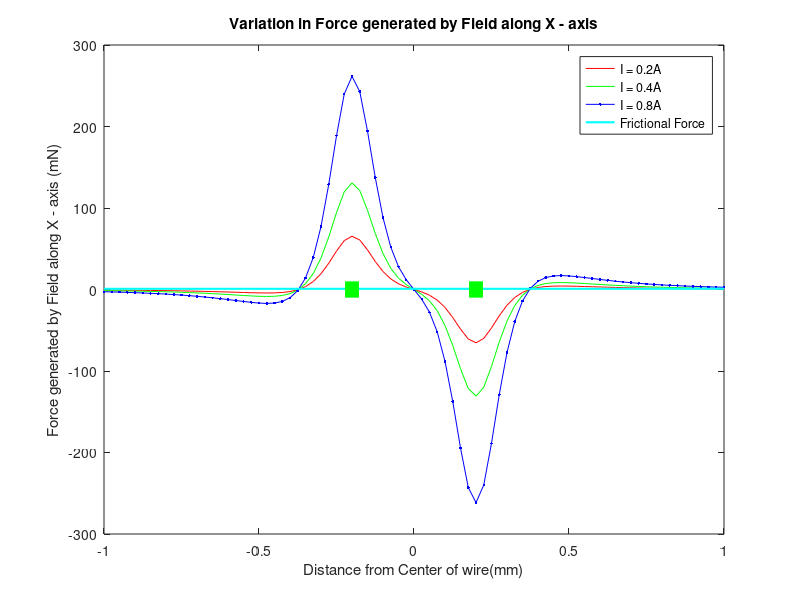

The MATLAB source for this figure:
clear;
clc;
% Analysing field along a single wire...
% Constants 
I1 = -.2;       %Current flowing in the wire
I2 = -.4;
I3 = -.6;
I4 = -.8;
I5 = -1;
g = 200e-6;     %Coil spacing
m0 = 4*pi*1e-7;
c = -1000e-6:25e-6:1000e-6;
z = 150e-6; %0.15mm
y = 0;
radius = 3e-3;%m
height = 1e-3;%m
Magentization = 1.45; %T
vol_cy = pi*radius^2*height; %If Object is Cylinder, vol in m^3
vol_sp = (4/3)*(pi * radius^3); %If Object is Sphere, vol in m^3
density = 7300; %kg/m^3 or 7.3 gm/cc for NdFeB 
mass_cy = density * vol_cy; %kg
mass_sp = density * vol_sp; %kg
gravity = 9.8 ; %m/s^2
Coeff_of_Fric = 0.424;
Force_cy = Coeff_of_Fric * mass_cy * gravity; %N
Force_sp = Coeff_of_Fric * mass_sp * gravity; %N
k = 0.4e-3;
%--------%--------%--------%--------%--------%--------%--------%----------
% Coil 1
%-%--------%--------%--------%--------%--------%--------%--------%--------
%--------%--------%--------%--------%--------%--------%--------%----------
% Line along Y - axis
%-%--------%--------%--------%--------%--------%--------%--------%--------
y1_1 = -0.6e-3;
y2_1 = 0.6e-3;
a_xp_1 = g;  
a_xn_1 = -g;
[X,Z] = meshgrid(c);


k_yp = 1./(4*pi*((a_xp_1-X).^2+Z.^2));
k_1yp = (y2_1-y)./((y2_1-y)^2+(a_xp_1-X).^2+Z.^2).^0.5;
k_2yp = (y1_1-y)./((y1_1-y)^2+(a_xp_1-X).^2+Z.^2).^0.5;

k_1yp_3 = (y2_1-y)./((y2_1-y)^2+(a_xp_1-X).^2+Z.^2).^1.5;
k_2yp_3 = (y1_1-y)./((y1_1-y)^2+(a_xp_1-X).^2+Z.^2).^1.5;

Bx_yp_1 = -(Z.*k_yp.*(k_1yp - k_2yp))*I1*m0;
By_yp_1 = m0*zeros(size(X,1),size(Z,1));
Bz_yp_1 = (-(a_xp_1-X).*k_yp.*(k_1yp - k_2yp))*I1*m0;

k_yn_1 = 1./(4*pi*((a_xn_1-X).^2+Z.^2));
k_1yn_1 = (y2_1-y)./((y2_1-y)^2+(a_xn_1-X).^2+Z.^2).^0.5;
k_2yn_1 = (y1_1-y)./((y1_1-y)^2+(a_xn_1-X).^2+Z.^2).^0.5;

Bx_yn_1 = (Z.*k_yn_1.*(k_1yn_1 - k_2yn_1))*I1*m0;
By_yn_1 = m0*zeros(size(X,1),size(Z,1));
Bz_yn_1 = ((a_xn_1-X).*k_yn_1.*(k_1yn_1 - k_2yn_1))*I1*m0;

[df_xx,df_xz] = gradient(Bx_yp_1,25e-6); %[dBx/dx, dBx/dz]

[df_xx_n,df_xz_n] = gradient(Bx_yn_1,25e-6); %[dBx/dx, dBx/dz]

%--------%--------%--------%--------%--------%--------%--------%----------
% Line along X - axis
%-%--------%--------%--------%--------%a--------%--------%--------%--------

[Y,Z] = meshgrid(c);
x1_1 = -0.6e-3;
x2_1 = 0.6e-3;
a_yp_1 = g;          %Distance of coil from (0,0)
x = 0;
coil_length_x_1 = x2_1 - x1_1;
k_p_1 = 1./(4*pi*((a_yp_1-Y).^2+Z.^2));
k_1xp_1 = (x2_1-x)./((x2_1-x).^2+(a_yp_1-Y).^2+Z.^2).^0.5;
k_2xp_1 = (x1_1-x)./((x1_1-x).^2+(a_yp_1-Y).^2+Z.^2).^0.5;

Bx_xp_1 = m0*zeros(size(Y,1),size(Z,1));
By_xp_1 = (-Z.*k_p_1.*(k_1xp_1 - k_2xp_1))*I1*m0;
Bz_xp_1 = (-(a_yp_1-Y).*k_p_1.*(k_1xp_1 - k_2xp_1))*I1*m0;

a_yn_1 = -g;
k_n_1 = 1./(4*pi*((a_yn_1-Y).^2+Z.^2));
k_1xn_1 = (x2_1-x)./((x2_1-x).^2+(a_yn_1-Y).^2+Z.^2).^0.5;
k_2xn_1 = (x1_1-x)./((x1_1-x).^2+(a_yn_1-Y).^2+Z.^2).^0.5;

Bx_xn_1 = m0*zeros(size(Y,1),size(Z,1));
By_xn_1 = (Z.*k_n_1.*(k_1xn_1 - k_2xn_1))*I1*m0;
Bz_xn_1 = ((a_yn_1-Y).*k_n_1.*(k_1xn_1 - k_2xn_1))*I1*m0;

[dBy_1_dy,dBy_1_dz] = gradient(By_xp_1,25e-6);

[dBy_1_dyn,dBy_1_dzn] = gradient(By_xn_1,25e-6);
%--------%--------%--------%--------%--------%--------%--------%----------
% Coil 2
%-%--------%--------%--------%--------%--------%--------%--------%--------
%--------%--------%--------%--------%--------%--------%--------%----------
% Line along Y - axis
%-%--------%--------%--------%--------%--------%--------%--------%--------
y1_2 = -0.6e-3;
y2_2 = 0.6e-3;
a_xp_2 = g;  
a_xn_2 = -g;
[X,Z] = meshgrid(c);


k_yp_2 = 1./(4*pi*((a_xp_2-X).^2+Z.^2));
k_1yp_2 = (y2_2-y)./((y2_2-y)^2+(a_xp_2-X).^2+Z.^2).^0.5;
k_2yp_2 = (y1_2-y)./((y1_2-y)^2+(a_xp_2-X).^2+Z.^2).^0.5;

Bx_yp_2 = -(Z.*k_yp_2.*(k_1yp_2 - k_2yp_2))*I2*m0;
By_yp_2 = m0*zeros(size(X,1),size(Z,1));
Bz_yp_2 = (-(a_xp_1-X).*k_yp_2.*(k_1yp_2 - k_2yp_2))*I2*m0;

k_yn_2 = 1./(4*pi*((a_xn_2-X).^2+Z.^2));
k_1yn_2 = (y2_2-y)./((y2_2-y)^2+(a_xn_2-X).^2+Z.^2).^0.5;
k_2yn_2 = (y1_2-y)./((y1_2-y)^2+(a_xn_2-X).^2+Z.^2).^0.5;

Bx_yn_2 = (Z.*k_yn_2.*(k_1yn_2 - k_2yn_2))*I2*m0;
By_yn_2 = m0*zeros(size(X,1),size(Z,1));
Bz_yn_2 = ((a_xn_2-X).*k_yn_2.*(k_1yn_2 - k_2yn_2))*I2*m0;

[df_xx_2,df_xz_2] = gradient(Bx_yp_2,25e-6); %[dBx/dx, dBx/dz]

[df_xx_2_n,df_xz_2_n] = gradient(Bx_yn_2,25e-6); %[dBx/dx, dBx/dz]

%--------%--------%--------%--------%--------%--------%--------%----------
% Line along X - axis
%-%--------%--------%--------%--------%a--------%--------%--------%--------

[Y,Z] = meshgrid(c);
x1_2 = -0.6e-3;
x2_2 = 0.6e-3;
a_yp_2 = g;          %Distance of coil from (0,0)
x = 0;
coil_length_x_1 = x2_2 - x1_2;
k_p_2 = 1./(4*pi*((a_yp_1-Y).^2+Z.^2));
k_1xp_2 = (x2_2-x)./((x2_2-x).^2+(a_yp_2-Y).^2+Z.^2).^0.5;
k_2xp_2 = (x1_2-x)./((x1_2-x).^2+(a_yp_2-Y).^2+Z.^2).^0.5;

Bx_xp_2 = m0*zeros(size(Y,1),size(Z,1));
By_xp_2 = (-Z.*k_p_2.*(k_1xp_2 - k_2xp_2))*I2*m0;
Bz_xp_2 = (-(a_yp_2-Y).*k_p_2.*(k_1xp_2 - k_2xp_2))*I2*m0;

a_yn_2 = -g;
k_n_2 = 1./(4*pi*((a_yn_2-Y).^2+Z.^2));
k_1xn_2 = (x2_2-x)./((x2_2-x).^2+(a_yn_2-Y).^2+Z.^2).^0.5;
k_2xn_2 = (x1_2-x)./((x1_2-x).^2+(a_yn_2-Y).^2+Z.^2).^0.5;

Bx_xn_2 = m0*zeros(size(Y,1),size(Z,1));
By_xn_2 = (Z.*k_n_2.*(k_1xn_2 - k_2xn_2))*I2*m0;
Bz_xn_2 = ((a_yn_2-Y).*k_n_2.*(k_1xn_2 - k_2xn_2))*I2*m0;

[dBy_1_dy_2,dBy_1_dz_2] = gradient(By_xp_2,25e-6);

[dBy_1_dy_2n,dBy_1_dz_2n] = gradient(By_xn_2,25e-6);


%--------%--------%--------%--------%--------%--------%--------%----------
% Coil 3
%-%--------%--------%--------%--------%--------%--------%--------%--------
%--------%--------%--------%--------%--------%--------%--------%----------
% Line along Y - axis
%-%--------%--------%--------%--------%--------%--------%--------%--------
y1_3 = -0.6e-3;
y2_3 = 0.6e-3;
a_xp_3 = g;  
a_xn_3 = -g;
[X,Z] = meshgrid(c);


k_yp_3 = 1./(4*pi*((a_xp_3-X).^2+Z.^2));
k_1yp_3 = (y2_3-y)./((y2_3-y)^2+(a_xp_3-X).^2+Z.^2).^0.5;
k_3yp_3 = (y1_3-y)./((y1_3-y)^2+(a_xp_3-X).^2+Z.^2).^0.5;

Bx_yp_3 = -(Z.*k_yp_3.*(k_1yp_3 - k_3yp_3))*I3*m0;
By_yp_3 = m0*zeros(size(X,1),size(Z,1));
Bz_yp_3 = (-(a_xp_1-X).*k_yp_3.*(k_1yp_3 - k_3yp_3))*I3*m0;

k_yn_3 = 1./(4*pi*((a_xn_3-X).^2+Z.^2));
k_1yn_3 = (y2_3-y)./((y2_3-y)^2+(a_xn_3-X).^2+Z.^2).^0.5;
k_3yn_3 = (y1_3-y)./((y1_3-y)^2+(a_xn_3-X).^2+Z.^2).^0.5;

Bx_yn_3 = (Z.*k_yn_3.*(k_1yn_3 - k_3yn_3))*I3*m0;
By_yn_3 = m0*zeros(size(X,1),size(Z,1));
Bz_yn_3 = ((a_xn_3-X).*k_yn_3.*(k_1yn_3 - k_3yn_3))*I3*m0;

[df_xx_3,df_xz_3] = gradient(Bx_yp_3,25e-6); %[dBx/dx, dBx/dz]

[df_xx_3_n,df_xz_3_n] = gradient(Bx_yn_3,25e-6); %[dBx/dx, dBx/dz]

%--------%--------%--------%--------%--------%--------%--------%----------
% Line along X - axis
%-%--------%--------%--------%--------%a--------%--------%--------%--------

[Y,Z] = meshgrid(c);
x1_3 = -0.6e-3;
x2_3 = 0.6e-3;
a_yp_3 = g;          %Distance of coil from (0,0)
x = 0;
coil_length_x_1 = x2_3 - x1_3;
k_p_3 = 1./(4*pi*((a_yp_1-Y).^2+Z.^2));
k_1xp_3 = (x2_3-x)./((x2_3-x).^2+(a_yp_3-Y).^2+Z.^2).^0.5;
k_3xp_3 = (x1_3-x)./((x1_3-x).^2+(a_yp_3-Y).^2+Z.^2).^0.5;

Bx_xp_3 = m0*zeros(size(Y,1),size(Z,1));
By_xp_3 = (-Z.*k_p_3.*(k_1xp_3 - k_3xp_3))*I3*m0;
Bz_xp_3 = (-(a_yp_3-Y).*k_p_3.*(k_1xp_3 - k_3xp_3))*I3*m0;

a_yn_3 = -g;
k_n_3 = 1./(4*pi*((a_yn_3-Y).^2+Z.^2));
k_1xn_3 = (x2_3-x)./((x2_3-x).^2+(a_yn_3-Y).^2+Z.^2).^0.5;
k_3xn_3 = (x1_3-x)./((x1_3-x).^2+(a_yn_3-Y).^2+Z.^2).^0.5;

Bx_xn_3 = m0*zeros(size(Y,1),size(Z,1));
By_xn_3 = (Z.*k_n_3.*(k_1xn_3 - k_3xn_3))*I3*m0;
Bz_xn_3 = ((a_yn_3-Y).*k_n_3.*(k_1xn_3 - k_3xn_3))*I3*m0;

[dBy_1_dy_3,dBy_1_dz_3] = gradient(By_xp_3,25e-6);

[dBy_1_dy_3n,dBy_1_dz_3n] = gradient(By_xn_3,25e-6);

%--------%--------%--------%--------%--------%--------%--------%----------
% Coil 4
%-%--------%--------%--------%--------%--------%--------%--------%--------
%--------%--------%--------%--------%--------%--------%--------%----------
% Line along Y - axis
%-%--------%--------%--------%--------%--------%--------%--------%--------
y1_4 = -0.6e-3;
y2_4 = 0.6e-3;
a_xp_4 = g;  
a_xn_4 = -g;
[X,Z] = meshgrid(c);


k_yp_4 = 1./(4*pi*((a_xp_4-X).^2+Z.^2));
k_1yp_4 = (y2_4-y)./((y2_4-y)^2+(a_xp_4-X).^2+Z.^2).^0.5;
k_4yp_4 = (y1_4-y)./((y1_4-y)^2+(a_xp_4-X).^2+Z.^2).^0.5;

Bx_yp_4 = -(Z.*k_yp_4.*(k_1yp_4 - k_4yp_4))*I4*m0;
By_yp_4 = m0*zeros(size(X,1),size(Z,1));
Bz_yp_4 = (-(a_xp_1-X).*k_yp_4.*(k_1yp_4 - k_4yp_4))*I4*m0;

k_yn_4 = 1./(4*pi*((a_xn_4-X).^2+Z.^2));
k_1yn_4 = (y2_4-y)./((y2_4-y)^2+(a_xn_4-X).^2+Z.^2).^0.5;
k_4yn_4 = (y1_4-y)./((y1_4-y)^2+(a_xn_4-X).^2+Z.^2).^0.5;

Bx_yn_4 = (Z.*k_yn_4.*(k_1yn_4 - k_4yn_4))*I4*m0;
By_yn_4 = m0*zeros(size(X,1),size(Z,1));
Bz_yn_4 = ((a_xn_4-X).*k_yn_4.*(k_1yn_4 - k_4yn_4))*I4*m0;

[df_xx_4,df_xz_4] = gradient(Bx_yp_4,25e-6); %[dBx/dx, dBx/dz]

[df_xx_4_n,df_xz_4_n] = gradient(Bx_yn_4,25e-6); %[dBx/dx, dBx/dz]

%--------%--------%--------%--------%--------%--------%--------%----------
% Line along X - axis
%-%--------%--------%--------%--------%a--------%--------%--------%--------

[Y,Z] = meshgrid(c);
x1_4 = -0.6e-3;
x2_4 = 0.6e-3;
a_yp_4 = g;          %Distance of coil from (0,0)
x = 0;
coil_length_x_1 = x2_4 - x1_4;
k_p_4 = 1./(4*pi*((a_yp_1-Y).^2+Z.^2));
k_1xp_4 = (x2_4-x)./((x2_4-x).^2+(a_yp_4-Y).^2+Z.^2).^0.5;
k_4xp_4 = (x1_4-x)./((x1_4-x).^2+(a_yp_4-Y).^2+Z.^2).^0.5;

Bx_xp_4 = m0*zeros(size(Y,1),size(Z,1));
By_xp_4 = (-Z.*k_p_4.*(k_1xp_4 - k_4xp_4))*I4*m0;
Bz_xp_4 = (-(a_yp_4-Y).*k_p_4.*(k_1xp_4 - k_4xp_4))*I4*m0;

a_yn_4 = -g;
k_n_4 = 1./(4*pi*((a_yn_4-Y).^2+Z.^2));
k_1xn_4 = (x2_4-x)./((x2_4-x).^2+(a_yn_4-Y).^2+Z.^2).^0.5;
k_4xn_4 = (x1_4-x)./((x1_4-x).^2+(a_yn_4-Y).^2+Z.^2).^0.5;

Bx_xn_4 = m0*zeros(size(Y,1),size(Z,1));
By_xn_4 = (Z.*k_n_4.*(k_1xn_4 - k_4xn_4))*I4*m0;
Bz_xn_4 = ((a_yn_4-Y).*k_n_4.*(k_1xn_4 - k_4xn_4))*I4*m0;

[dBy_1_dy_4,dBy_1_dz_4] = gradient(By_xp_4,25e-6);

[dBy_1_dy_4n,dBy_1_dz_4n] = gradient(By_xn_4,25e-6);


%--------%--------%--------%--------%--------%--------%--------%----------
% Coil 5
%-%--------%--------%--------%--------%--------%--------%--------%--------
%--------%--------%--------%--------%--------%--------%--------%----------
% Line along Y - axis
%-%--------%--------%--------%--------%--------%--------%--------%--------
y1_5 = -0.6e-3;
y2_5 = 0.6e-3;
a_xp_5 = g;  
a_xn_5 = -g;
[X,Z] = meshgrid(c);


k_yp_5 = 1./(4*pi*((a_xp_5-X).^2+Z.^2));
k_1yp_5 = (y2_5-y)./((y2_5-y)^2+(a_xp_5-X).^2+Z.^2).^0.5;
k_5yp_5 = (y1_5-y)./((y1_5-y)^2+(a_xp_5-X).^2+Z.^2).^0.5;

Bx_yp_5 = -(Z.*k_yp_5.*(k_1yp_5 - k_5yp_5))*I5*m0;
By_yp_5 = m0*zeros(size(X,1),size(Z,1));
Bz_yp_5 = (-(a_xp_1-X).*k_yp_5.*(k_1yp_5 - k_5yp_5))*I5*m0;

k_yn_5 = 1./(4*pi*((a_xn_5-X).^2+Z.^2));
k_1yn_5 = (y2_5-y)./((y2_5-y)^2+(a_xn_5-X).^2+Z.^2).^0.5;
k_5yn_5 = (y1_5-y)./((y1_5-y)^2+(a_xn_5-X).^2+Z.^2).^0.5;

Bx_yn_5 = (Z.*k_yn_5.*(k_1yn_5 - k_5yn_5))*I5*m0;
By_yn_5 = m0*zeros(size(X,1),size(Z,1));
Bz_yn_5 = ((a_xn_5-X).*k_yn_5.*(k_1yn_5 - k_5yn_5))*I5*m0;

[df_xx_5,df_xz_5] = gradient(Bx_yp_5,25e-6); %[dBx/dx, dBx/dz]

[df_xx_5_n,df_xz_5_n] = gradient(Bx_yn_5,25e-6); %[dBx/dx, dBx/dz]

%--------%--------%--------%--------%--------%--------%--------%----------
% Line along X - axis
%-%--------%--------%--------%--------%a--------%--------%--------%--------

[Y,Z] = meshgrid(c);
x1_5 = -0.6e-3;
x2_5 = 0.6e-3;
a_yp_5 = g;          %Distance of coil from (0,0)
x = 0;
coil_length_x_1 = x2_5 - x1_5;
k_p_5 = 1./(4*pi*((a_yp_1-Y).^2+Z.^2));
k_1xp_5 = (x2_5-x)./((x2_5-x).^2+(a_yp_5-Y).^2+Z.^2).^0.5;
k_5xp_5 = (x1_5-x)./((x1_5-x).^2+(a_yp_5-Y).^2+Z.^2).^0.5;

Bx_xp_5 = m0*zeros(size(Y,1),size(Z,1));
By_xp_5 = (-Z.*k_p_5.*(k_1xp_5 - k_5xp_5))*I5*m0;
Bz_xp_5 = (-(a_yp_5-Y).*k_p_5.*(k_1xp_5 - k_5xp_5))*I5*m0;

a_yn_5 = -g;
k_n_5 = 1./(4*pi*((a_yn_5-Y).^2+Z.^2));
k_1xn_5 = (x2_5-x)./((x2_5-x).^2+(a_yn_5-Y).^2+Z.^2).^0.5;
k_5xn_5 = (x1_5-x)./((x1_5-x).^2+(a_yn_5-Y).^2+Z.^2).^0.5;

Bx_xn_5 = m0*zeros(size(Y,1),size(Z,1));
By_xn_5 = (Z.*k_n_5.*(k_1xn_5 - k_5xn_5))*I5*m0;
Bz_xn_5 = ((a_yn_5-Y).*k_n_5.*(k_1xn_5 - k_5xn_5))*I5*m0;

[dBy_1_dy_5,dBy_1_dz_5] = gradient(By_xp_5,25e-6);

[dBy_1_dy_5n,dBy_1_dz_5n] = gradient(By_xn_5,25e-6);

%--------%--------%--------%--------%--------%--------%--------%----------
% Force along X - axis
%-%--------%--------%--------%--------%--------%--------%--------%--------

F_xx_1 = vol_cy * Magentization* (df_xx + df_xx_n)/m0;
F_xx_2 = vol_cy * Magentization* (df_xx_2_n + df_xx_2)/m0;
F_xx_3 = vol_cy * Magentization* (df_xx_3 + df_xx_3_n )/m0;
F_xx_4 = vol_cy * Magentization* (df_xx_4 + df_xx_4_n)/m0;
F_xx_5 = vol_cy * Magentization* ( df_xx_5 + df_xx_5_n)/m0;

F_xz_1 = vol_cy * Magentization* (df_xz + df_xz_n)/m0;
F_xz_2 = vol_cy * Magentization* (df_xz_2_n + df_xz_2)/m0;
F_xz_3 = vol_cy * Magentization* (df_xz_3 + df_xz_3_n)/m0;
F_xz_4 = vol_cy * Magentization* (df_xz_4 + df_xz_4_n)/m0;  
F_xz_5 = vol_cy * Magentization* (df_xz_5 + df_xz_5_n)/m0;  

%--------%--------%--------%--------%--------%--------%--------%----------
% Force along Y - axis
%-%--------%--------%--------%--------%--------%--------%--------%--------

F_yy_1 = vol_cy * Magentization* (dBy_1_dy + dBy_1_dyn)/m0;
F_yy_2 = vol_cy * Magentization* (dBy_1_dy + dBy_1_dyn + dBy_1_dy_2 + dBy_1_dy_2n)/m0;
F_yy_3 = vol_cy * Magentization* (dBy_1_dy + dBy_1_dyn + dBy_1_dy_2 + dBy_1_dy_2n + dBy_1_dy_3 + dBy_1_dy_3n)/m0;
F_yy_4 = vol_cy * Magentization* (dBy_1_dy + dBy_1_dyn + dBy_1_dy_2 + dBy_1_dy_2n + dBy_1_dy_3 + dBy_1_dy_3n + dBy_1_dy_4 + dBy_1_dy_4n)/m0;
F_yy_5 = vol_cy * Magentization* (dBy_1_dy + dBy_1_dyn + dBy_1_dy_2 + dBy_1_dy_2n + dBy_1_dy_3 + dBy_1_dy_3n + dBy_1_dy_4 + dBy_1_dy_4n + dBy_1_dy_5 + dBy_1_dy_5n)/m0; 

F_yz_1 = vol_cy * Magentization* (dBy_1_dz + dBy_1_dzn)/m0;
F_yz_2 = vol_cy * Magentization* (dBy_1_dz + dBy_1_dzn + dBy_1_dz_2 + dBy_1_dz_2n)/m0;
F_yz_3 = vol_cy * Magentization* (dBy_1_dz + dBy_1_dzn + dBy_1_dz_2 + dBy_1_dz_2n + dBy_1_dz_3 + dBy_1_dz_3n)/m0;
F_yz_4 = vol_cy * Magentization* (dBy_1_dz + dBy_1_dzn + dBy_1_dz_2 + dBy_1_dz_2n + dBy_1_dz_3 + dBy_1_dz_3n + dBy_1_dz_4 + dBy_1_dz_4n)/m0;
F_yz_5 = vol_cy * Magentization* (dBy_1_dz + dBy_1_dzn + dBy_1_dz_2 + dBy_1_dz_2n + dBy_1_dz_3 + dBy_1_dz_3n + dBy_1_dz_4 + dBy_1_dz_4n + dBy_1_dz_5 + dBy_1_dz_5n)/m0;

%--------%--------%--------%--------%--------%--------%--------%----------
% Plotting "Force generated by Field along X - axis (N)"
%-%--------%--------%--------%--------%--------%--------%--------%--------
p = 35;
figure
plot(c*1000,F_xz_1(p,:)*1000, 'r') 
hold on
% plot(c,F_xx_1(p,:), '--b') 
% plot(c,F_xx_2(p,:),'--b', 'LineWidth',1)
% plot(c,F_xx_3(p,:),'--b', 'LineWidth',2)
% plot(c,F_xx_4(p,:),'--b', 'LineWidth',3)
% plot(c,F_xx_5(p,:),'--b', 'LineWidth',4)
plot(c*1000,F_xz_2(p,:)*1000,'g')
% plot(c*1000,F_xz_3(p,:)*1000,'-k')
plot(c*1000,F_xz_4(p,:)*1000,'.-b')
% plot(c*1000,F_xz_5(p,:)*1000,':m')
line([-1 1],[Force_cy*1000 Force_cy*1000],'linewidth',1.5,'color','cyan')
line([a_yn_1*1000 a_yn_1*1000],[-1e-2*1000 1e-2*1000],'linewidth',10,'color','g');
line([a_yp_1*1000,a_yp_1*1000],[-1e-2*1000 1e-2*1000],'linewidth',10,'color','g');
legend('I = 0.2A', 'I = 0.4A', 'I = 0.8A', 'Frictional Force')
xlabel("Distance from Center of wire(mm)")
ylabel("Force generated by Field along X - axis (mN)")
title("Variation in Force generated by Field along X - axis")
hold off
%--------%--------%--------%--------%--------%--------%--------%----------
% Plotting "Force generated by Field along Y - axis (N)"
%-%--------%--------%--------%--------%--------%--------%--------%--------
% figure
% plot(c,F_yz_1(p,:), 'r') 
% hold on
% plot(c,F_yy_1(p,:), '--b') 
% plot(c,F_yy_2(p,:),'--b', 'LineWidth',1)
% plot(c,F_yy_3(p,:),'--b', 'LineWidth',2)
% plot(c,F_yy_4(p,:),'--b', 'LineWidth',3)
% plot(c,F_yy_5(p,:),'--b', 'LineWidth',4)
% plot(c,F_yz_2(p,:),'r', 'LineWidth',1)
% plot(c,F_yz_3(p,:),'r', 'LineWidth',2)
% plot(c,F_yz_4(p,:),'r', 'LineWidth',3)
% plot(c,F_yz_5(p,:),'r', 'LineWidth',4)
% line([a_xn_1 a_xn_1],[-1e-3 1e-3],'linewidth',10,'color','g');
% line([a_xp_1,a_xp_1],[-1e-3 1e-3],'linewidth',10,'color','g');
% line([-1e-3 1e-3],[Force_cy Force_cy],'linewidth',3,'color','r')
% legend('F_yz_1', 'F_yz_2', 'F_yz_3', 'F_yz_4', 'F_yz_5')
% xlabel("Distance from Center of wire(m)")
% ylabel("Force generated by Field along X - axis (N)")
% title("Variation in Force generated by Field along Y - axis")
% hold off
